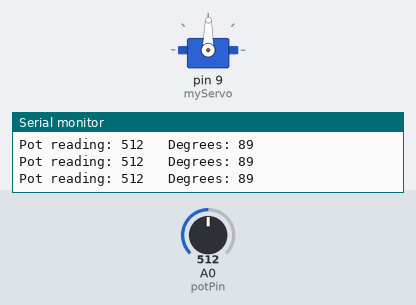
Bench run of a sketch on a simulated Arduino Uno, built with avr-gcc and run on an emulated ATmega328P. On the bench: servo, the last lines printed to the serial monitor. The test bench sets the inputs (shaded band); at power-on: A0 (potPin) = 512.

Above: at 1.2 s.
1.3 s: A0 (potPin) set to 557
At 2.5 s:
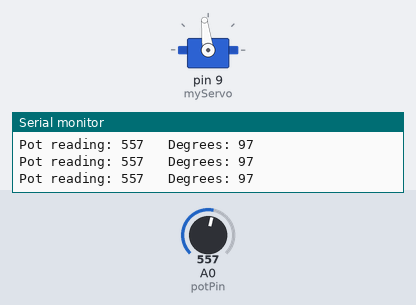
4.3 s: A0 (potPin) set to 587
At 4.7 s:
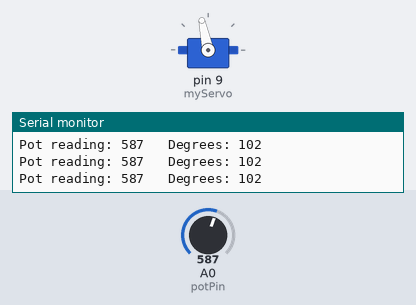
5.8 s: A0 (potPin) set to 306
At 7.0 s:
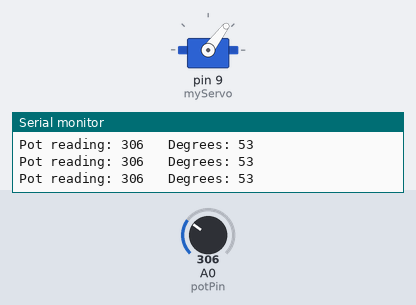
7.3 s: A0 (potPin) set to 105
At 8.5 s:
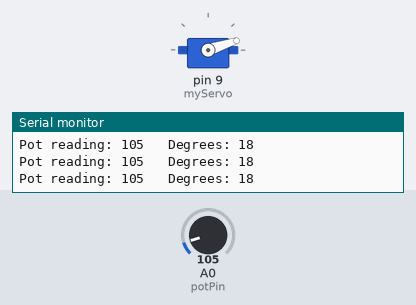
8.8 s: A0 (potPin) set to 90
At 9.1 s:
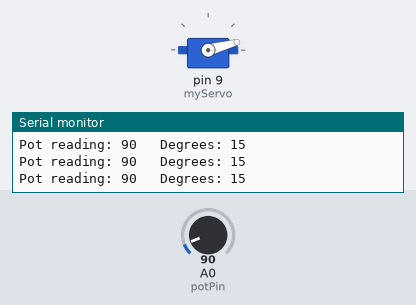
11.8 s: A0 (potPin) set to 122
At 12.5 s:
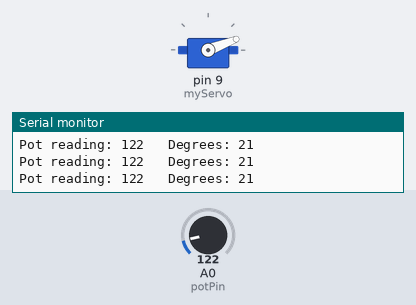
Timing chart, 0 to 14.3 s (numbered marks = the images above; inputs shaded):
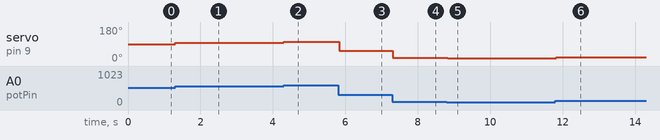

Measured:
- after the input at 1.3 s, servo on pin 9 (myServo): 89° → 97° at once
- after the input at 4.3 s, servo on pin 9 (myServo): 97° → 102° at once
- after the input at 5.8 s, servo on pin 9 (myServo): 102° → 53° at once
- after the input at 7.3 s, servo on pin 9 (myServo): 53° → 18° at once
- after the input at 8.8 s, servo on pin 9 (myServo): 18° → 15° at once
- after the input at 11.8 s, servo on pin 9 (myServo): 15° → 21° at once

The sketch:

ServoAnalogInput.ino
```cpp
#include <Servo.h>

Servo myServo;
int potPin = A0;
int analogVal;
int degrees;

void setup() {
  myServo.attach(9);
  Serial.begin(9600);
}

void loop() {
  analogVal = analogRead(A0);
  degrees = map(analogVal, 0, 1023, 0, 179);

  myServo.write(degrees);
  Serial.print("Pot reading: " );
  Serial.print(analogVal);
  Serial.print("\t Degrees: ");
  Serial.println(degrees);
  delay(15);

}
```
